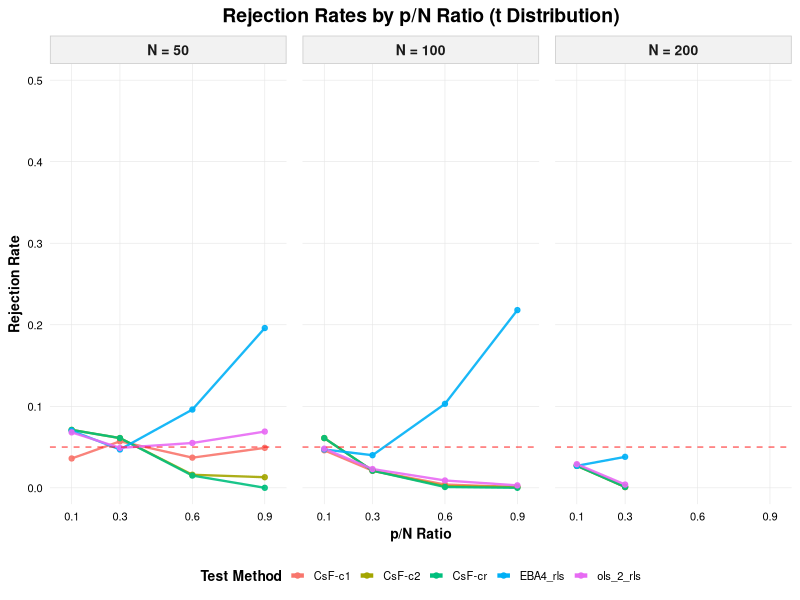
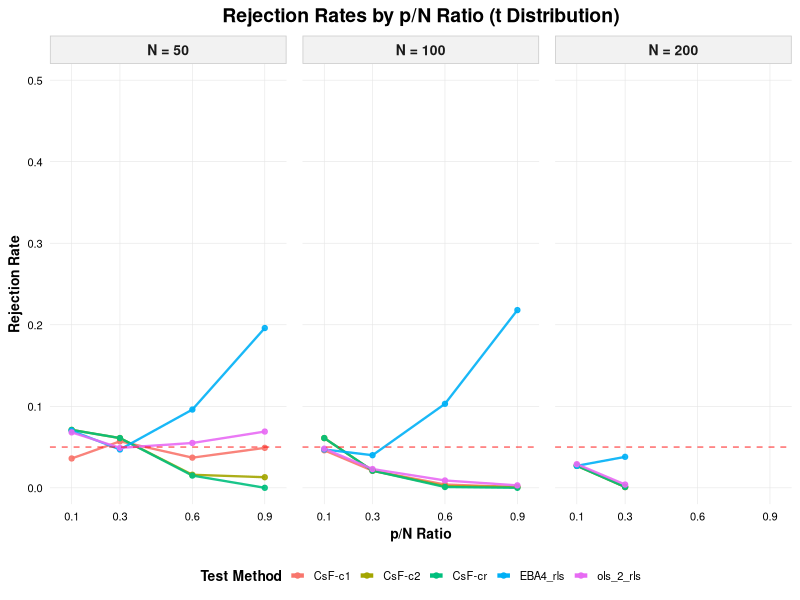

These figures' R source, in order:




library(ggplot2)
library(dplyr)
library(tidyr)
library(scales)

# 
normal_data <- data.frame(
  p_N = c(0.1, 0.3, 0.6, 0.9, 0.1, 0.3, 0.6, 0.9, 0.1, 0.3),
  N = c(50, 50, 50, 50, 100, 100, 100, 100, 200, 200),
  pT_CsF_c1 = c(0.036, 0.057, 0.037, 0.049, 0.046, 0.021, 0.004, 0.001, 0.028, 0.001),
  pT_CsF_c2 = c(0.071, 0.061, 0.016, 0.013, 0.061, 0.021, 0.002, 0.001, 0.027, 0.001),
  pT_CsF_cr = c(0.071, 0.061, 0.015, 0, 0.061, 0.021, 0.001, 0, 0.027, 0.001),
  pEBA4_rls = c(0.070, 0.047, 0.096, 0.196, 0.047, 0.040, 0.103, 0.218, 0.027, 0.038),
  pols_2_rls = c(0.068, 0.049, 0.055, 0.069, 0.048, 0.023, 0.009, 0.003, 0.029, 0.004)
)

# 
test_names <- c(
  "pT_CsF_c1" = "CsF-c1",
  "pT_CsF_c2" = "CsF-c2",
  "pT_CsF_cr" = "CsF-cr",
  "pEBA4_rls" = "EBA4_rls",
  "pols_2_rls" = "ols_2_rls"
)

# 
data_long <- normal_data %>%
  pivot_longer(
    cols = -c(p_N, N),
    names_to = "Test",
    values_to = "Rejection_Rate"
  ) %>%
  mutate(
    Test = factor(Test, levels = names(test_names), labels = test_names),
    N = factor(N, levels = c(50, 100, 200)),
    Test_Group = case_when(
      grepl("F", Test) ~ "F-variants",
      grepl("CsF", Test) ~ "CsF-variants",
      grepl("EBA", Test) ~ "EBA-variants",
      TRUE ~ "Other"
    )
  )

# 
ggplot(data_long, aes(x = p_N, y = Rejection_Rate, color = Test, group = Test)) +
  geom_line(linewidth = 0.8, alpha = 0.9) +
  geom_point(size = 1.5, alpha = 0.9) +
  facet_wrap(~ N, nrow = 1, labeller = labeller(N = ~ paste("N =", .x))) +
  scale_y_continuous(
    limits = c(0, 0.5),                     # 
    breaks = seq(0, 0.5, 0.1),              # 
    expand = c(0, 0.02)
  ) +
  scale_x_continuous(
    breaks = unique(normal_data$p_N),
    labels = scales::number_format(accuracy = 0.1),
    expand = c(0.05, 0.05)
  ) +
  geom_hline(
    yintercept = 0.05, 
    linetype = "dashed", 
    color = "red", 
    linewidth = 0.5,
    alpha = 0.6
  ) +
  labs(
    title = "Rejection Rates by p/N Ratio (t Distribution)",
    x = "p/N Ratio",
    y = "Rejection Rate",
    color = "Test Method"
  ) +
  theme_minimal(base_size = 12) +
  theme(
    legend.position = "bottom",
    legend.direction = "horizontal",        # 
    legend.title = element_text(face = "bold", size = 10),
    legend.text = element_text(size = 8),
    legend.key.size = unit(0.4, "cm"),      # 
    panel.grid.major = element_line(color = "grey90", linewidth = 0.2),
    panel.grid.minor = element_blank(),
    strip.background = element_rect(fill = "grey95", color = "grey80"),
    strip.text = element_text(face = "bold", size = 10),
    plot.title = element_text(face = "bold", hjust = 0.5, size = 14),
    axis.title = element_text(face = "bold", size = 10),
    axis.text = element_text(color = "black", size = 8),
    panel.spacing = unit(0.8, "lines")
  ) +
  scale_color_manual(values = scales::hue_pal()(length(test_names))) +
  guides(color = guide_legend(
    nrow = 1,                                # 
    override.aes = list(linewidth = 1.5, alpha = 1)
  ))

# 
ggsave("all_tests_rejection_rates.png", width = 14, height = 8, dpi = 300)



